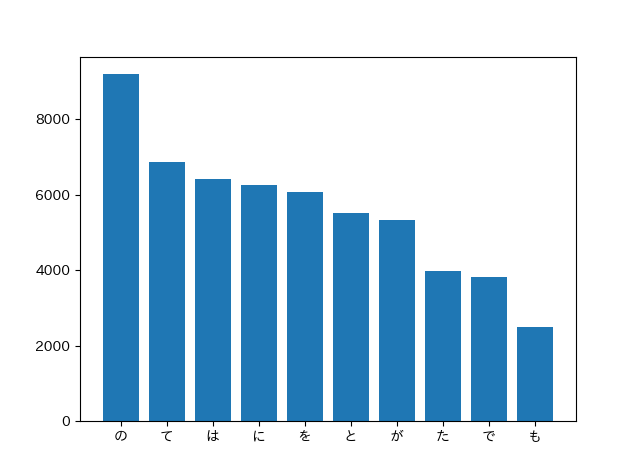

This chart was generated by the following Python code:
import matplotlib.pyplot as plt
import japanize_matplotlib

results = []
with open('neko.txt.mecab',encoding='utf-8') as f:
    for line in f:
        surface = line.split('\t')
        if len(surface) == 2:
            attr = surface[1].split(',')
            result = {'surface':surface[0],'base':attr[6],'pos':attr[0],'pos1':attr[1]}
            results.append(result)

ans = {}
for result in results:
    if result['pos'] != '記号':
        if result['surface'] not in ans:
            ans[result['surface']] = 0
        ans[result['surface']] += 1
ans = sorted(ans.items(), key=lambda x:x[1], reverse=True)    

label = [i[0] for i in ans[:10]]
y = [i[1] for i in ans[:10]]
x =  range(len(y))
plt.bar(x,y,tick_label=label)
plt.show()
